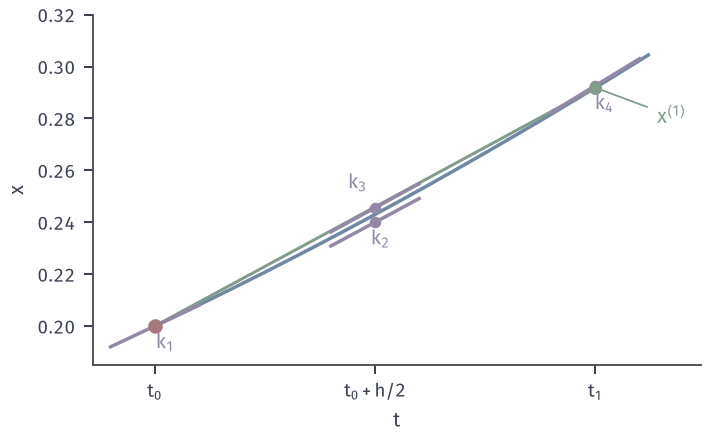

Generate this figure with Python:
from pathlib import Path
import sys
sys.path.insert(0, str(Path(__file__).resolve().parents[1]/"odenum-common"))
from odenum_common import *

# Target: the four RK4 stage points of the first step, h=1/2.
h = .5
k1 = f(0, X0); y2 = X0+h/2*k1; k2 = f(0, y2); y3 = X0+h/2*k2; k3 = f(0, y3); y4 = X0+h*k3; k4 = f(0, y4)
xn = X0+h/6*(k1+2*k2+2*k3+k4)
t = np.linspace(0, .56, 200)
fig, ax = figure(width_mm=100, height_mm=62)
ax.plot(t, exact(t), color=BLUE, lw=1.4)
L = .05
for (tt, yy, s, lab, dx, dy) in ((0, X0, k1, r'$k_1$', .012, -.0085), (h/2, y2, k2, r'$k_2$', .006, -.0085), (h/2, y3, k3, r'$k_3$', -.02, .0075), (h, y4, k4, r'$k_4$', .01, -.009)):
    ax.plot([tt-L, tt+L], [yy-L*s, yy+L*s], color=PURPLE, lw=1.4, zorder=4)
    ax.plot([tt], [yy], 'o', color=PURPLE, ms=3.6, zorder=5)
    ax.text(tt+dx, yy+dy, lab, color=PURPLE, ha='center')
ax.plot([0, h], [X0, xn], color=GREEN, lw=1.2, zorder=3)
ax.plot([0], [X0], 'o', color=RED, ms=4.8, zorder=6)
ax.plot([h], [xn], 'o', color=GREEN, ms=4.2, zorder=6)
ax.set_xticks([0, h/2, h]); ax.set_xticklabels([r'$t_0$', r'$t_0+h/2$', r'$t_1$'])
ax.set_xlim(-.07, .62); ax.set_ylim(.185, .32); ax.set_xlabel(r'$t$'); ax.set_ylabel(r'$x$')
ax.annotate(r'$x^{(1)}$', xy=(h, xn), xytext=(.57, .278), color=GREEN, arrowprops=dict(arrowstyle='-', color=GREEN, lw=.7))
save(fig, Path(__file__).resolve().parent, 'figure', {'stages': [k1, k2, k3, k4], 'x1': xn})
